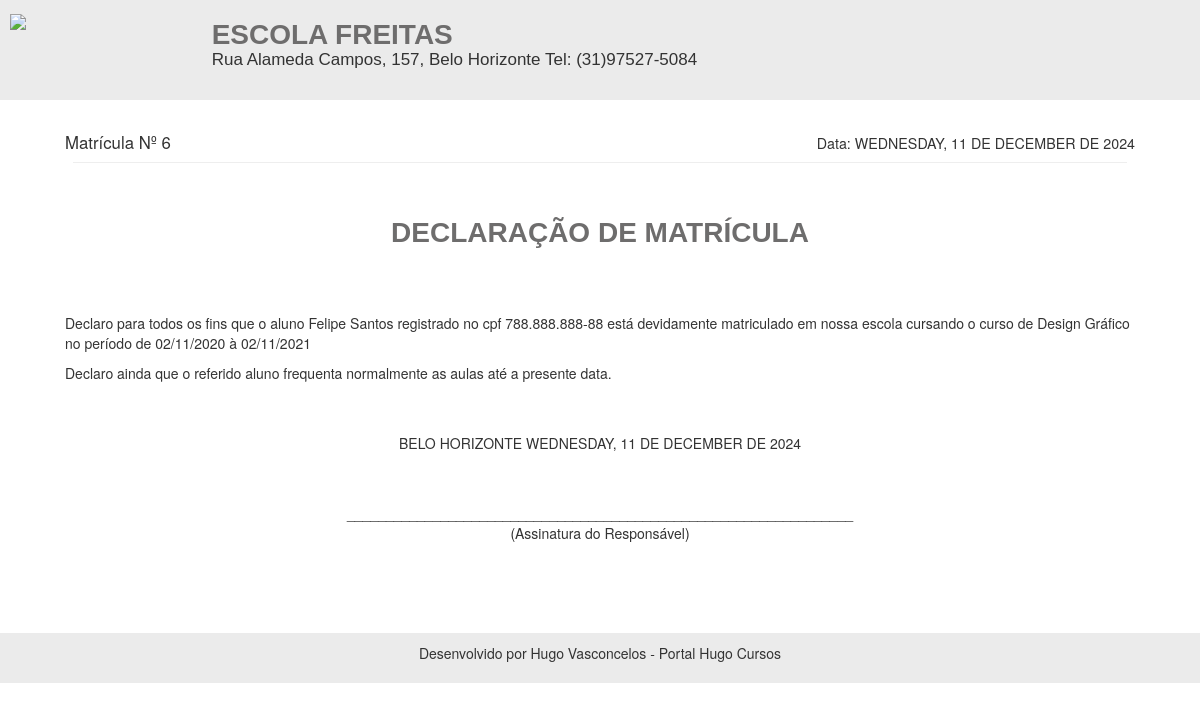
The page /rel/declaracao_html.php?id=6 on the database its author committed.
### tables this page shows
CREATE TABLE `alunos` (
  `id` int(11) NOT NULL,
  `nome` varchar(50) NOT NULL,
  `cpf` varchar(20) NOT NULL,
  `telefone` varchar(20) NOT NULL,
  `email` varchar(50) NOT NULL,
  `endereco` varchar(100) NOT NULL,
  `responsavel` varchar(20) DEFAULT NULL,
  `data_nascimento` date NOT NULL,
  `data_cadastro` date NOT NULL,
  `foto` varchar(100) DEFAULT NULL,
  `sexo` varchar(20) NOT NULL
);

CREATE TABLE `disciplinas` (
  `id` int(11) NOT NULL,
  `nome` varchar(50) NOT NULL
);

CREATE TABLE `turmas` (
  `id` int(11) NOT NULL,
  `disciplina` int(11) NOT NULL,
  `sala` int(11) NOT NULL,
  `professor` int(11) NOT NULL,
  `data_inicio` date DEFAULT NULL,
  `data_final` date DEFAULT NULL,
  `horario` varchar(30) DEFAULT NULL,
  `dia` varchar(30) DEFAULT NULL,
  `valor_mensalidade` decimal(7,2) DEFAULT NULL,
  `ano` int(11) NOT NULL
);

### config.php (called while the page is built, shortened)
<?php
$nome_escola = "Escola Freitas";
$endereco_escola = "Rua Alameda Campos, 157, Belo Horizonte";
$telefone_escola = "(31)97527-5084";
$rodape_relatorios = "Desenvolvido por Hugo Vasconcelos - Portal Hugo Cursos";
$cidade_escola = 'Belo Horizonte';
 ?>

### rel/declaracao_html.php (the view, shortened to what this page needs)
<?php
require_once("../conexao.php");
$id = $_GET['id'];
$data_hoje = strtoupper(utf8_encode(strftime('%A, %d de %B de %Y', strtotime('today'))));
$query_orc = $pdo->query("SELECT * FROM matriculas where id = '$id' ");
$res_orc = $query_orc->fetchAll(PDO::FETCH_ASSOC);
$turma = $res_orc[0]['turma'];
$aluno = $res_orc[0]['aluno'];
$query_r = $pdo->query("SELECT * FROM alunos where id = '$aluno' ");
$res_r = $query_r->fetchAll(PDO::FETCH_ASSOC);
$nome_aluno = $res_r[0]['nome'];
$cpf_aluno = $res_r[0]['cpf'];
$query_r = $pdo->query("SELECT * FROM turmas where id = '$turma' ");
$res_r = $query_r->fetchAll(PDO::FETCH_ASSOC);
$disciplina = $res_r[0]['disciplina'];
$data_inicio = $res_r[0]['data_inicio'];
$data_final = $res_r[0]['data_final'];
$data_inicioF = implode('/', array_reverse(explode('-', $data_inicio)));
$data_finalF = implode('/', array_reverse(explode('-', $data_final)));
$query_r = $pdo->query("SELECT * FROM disciplinas where id = '$disciplina' ");
$res_r = $query_r->fetchAll(PDO::FETCH_ASSOC);
$nome_disciplina = $res_r[0]['nome'];
?>
<!DOCTYPE html>
<html>
<head>
	<link rel="stylesheet" href="https://maxcdn.bootstrapcdn.com/bootstrap/3.3.7/css/bootstrap.min.css">
</head>
<body>
	<div class="cabecalho">
			<div class="row titulos">
				<div class="col-sm-2 esquerda_float image">
					<img src="../img/logo.png" width="170px">
				</div>
				<div class="col-sm-10 esquerda_float">
					<h2 class="titulo"><b><?php echo strtoupper($nome_escola) ?></b></h2>
					<h6 class="subtitulo"><?php echo $endereco_escola . ' Tel: '.$telefone_escola  ?></h6>
				</div>
			</div>
	</div>
	<div class="container">
		<div class="row">
			<div class="col-sm-7 esquerda">
				<big> Matrícula Nº <?php echo $id ?>  </big>
			</div>
			<div class="col-sm-5 direita" align="right">
				<big> <small> Data: <?php echo $data_hoje; ?></small> </big>
			</div>
		</div>
		<hr>
		<br><br>
		<p class="titulo" align="center"><b>DECLARAÇÃO DE MATRÍCULA</b></p>
		<br><br><br>
<p>Declaro para todos os fins que o aluno <?php echo $nome_aluno ?> registrado no cpf <?php echo $cpf_aluno ?> está devidamente matriculado em nossa escola cursando o curso de <?php echo $nome_disciplina ?> no período de <?php echo $data_inicioF ?> à <?php echo $data_finalF ?></p>
<p>Declaro ainda que o referido aluno frequenta normalmente as aulas até a presente data.</p>
<br><br>
<p align="center">
<?php echo strtoupper($cidade_escola) .' '. $data_hoje ?>
</p>
<br><br>
<p align="center">
_________________________________________________________________
<br>
(Assinatura do Responsável)
</p>
<br><br><br>
</div>
				<div class="footer">
		<p style="font-size:14px" align="center"><?php echo $rodape_relatorios ?></p>
	</div>
				</body>
				</html>

### rel/declaracao_html.php (style rules this page uses)
.footer { margin-top:20px; width:100%; background-color: #ebebeb; padding:10px; }
.cabecalho { background-color: #ebebeb; padding:10px; margin-bottom:30px; width:100%; height:100px; }
.titulo { margin:0; font-size:28px; font-family:Arial, Helvetica, sans-serif; color:#6e6d6d; }
.subtitulo { margin:0; font-size:17px; font-family:Arial, Helvetica, sans-serif; }
.esquerda { display:inline; width:50%; float:left; }
.direita { display:inline; width:50%; float:right; }
.esquerda_float { margin-bottom:10px; float:left; display:inline; }
.titulos { margin-top:10px; }
.image { margin-top:-10px; }
hr { margin:8px; padding:1px; }
.container { padding-left:50px; padding-right:50px; }

### rows shown on the page
alunos: nome "Felipe Santos", cpf "788.888.888-88"
disciplinas: nome "Design Gráfico"
turmas: data_inicio "02/11/2020", data_final "02/11/2021"

### other values the page prints
$nome_escola "ESCOLA FREITAS"
$endereco_escola "Rua Alameda Campos, 157, Belo Horizonte"
$telefone_escola "(31)97527-5084"
$id "6"
$data_hoje "WEDNESDAY, 11 DE DECEMBER DE 2024"
$cidade_escola "BELO HORIZONTE"
$rodape_relatorios "Desenvolvido por Hugo Vasconcelos - Portal Hugo Cursos"
